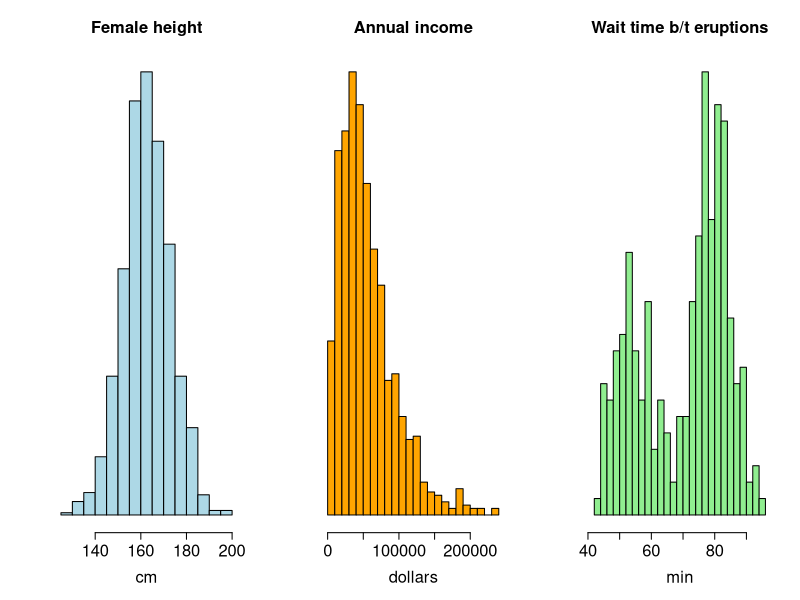
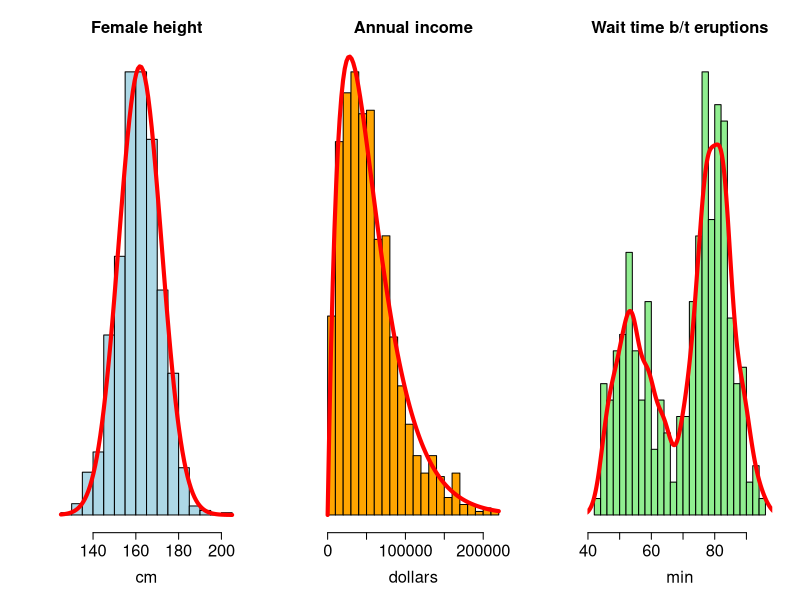
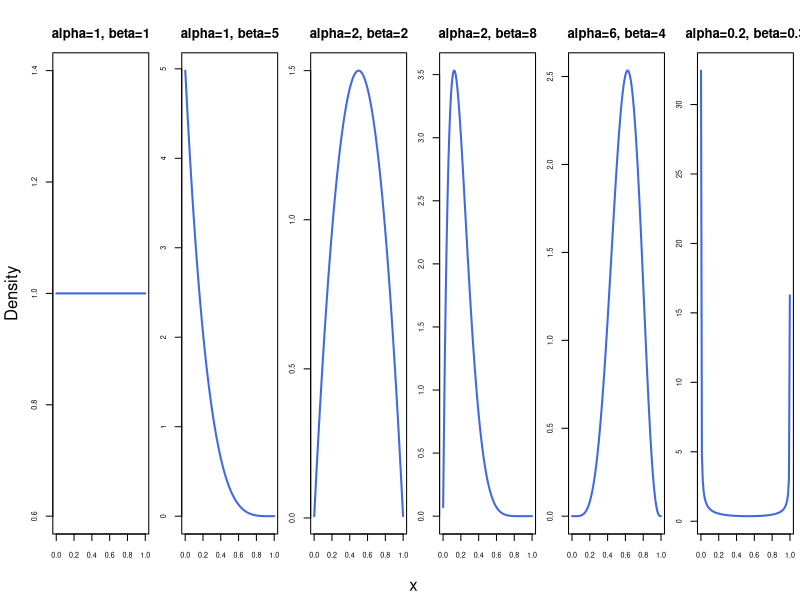
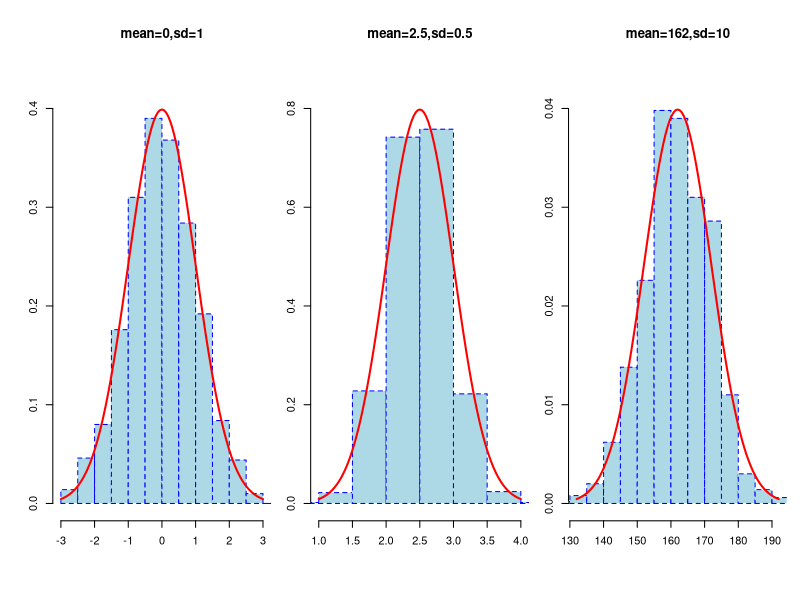

These charts were generated, in order, by the following R code:
## ---- chunk 1
#| code-fold: true
#| code-summary: "Show code"
#| out-width: 100%

par(mfrow=c(1,3))
hist(rnorm(n=1000,mean=162,sd=10),freq=F,
     ylab=NA,
     xlab='cm',
     main='Female height',
     yaxt='n',
     col='lightblue',
     #border='blue',lty='dashed',
     nclass=20,
     cex.lab=1.5,
     cex.axis=1.5,
     cex.main=1.5)

hist(rgamma(n=1000,shape = 2,scale = 28000),freq=F,
     xlab='dollars',
     ylab=NA,
     main='Annual income',
     #cex.main=2,
     yaxt='n',
     col='orange',
     #border='blue',lty='dashed',
     nclass=20,
     cex.lab=1.5,
     cex.axis=1.5,
     cex.main=1.5)

hist(faithful$waiting,xlab='min', main='Wait time b/t eruptions',probability=T, 
     col='lightgreen',nclass=20, yaxt='n', ylab=NA,
     cex.lab=1.5,
     cex.axis=1.5,
     cex.main=1.5)
## ---- chunk 2
#| code-fold: true
#| code-summary: "Show code"
#| out-width: 100%

par(mfrow=c(1,3))
hist(rnorm(n=1000,mean=162,sd=10),freq=F,
     ylab=NA,
     xlab='cm',
     main='Female height',
     yaxt='n',
     col='lightblue',
     #border='blue',lty='dashed',
     nclass=20,
     cex.lab=1.5,
     cex.axis=1.5,
     cex.main=1.5)
curve(dnorm(x,mean=162,sd=10),add=T,col='red',lwd=4)

hist(rgamma(n=1000,shape = 2,scale = 28000),freq=F,
     xlab='dollars',
     ylab=NA,
     main='Annual income',
     #cex.main=2,
     yaxt='n',
     col='orange',
     #border='blue',lty='dashed',
     nclass=20,
     cex.lab=1.5,
     cex.axis=1.5,
     cex.main=1.5)
curve(dgamma(x,shape = 2,scale=28000),add=T,col='red',lwd=4)

hist(faithful$waiting,xlab='min', main='Wait time b/t eruptions',probability=T, 
     col='lightgreen',nclass=20, yaxt='n', ylab=NA,
     cex.lab=1.5,
     cex.axis=1.5,
     cex.main=1.5)
dest = density(faithful$waiting,kernel = "gaussian",bw=2)
lines(dest, col = "red",lwd=4)
## ---- chunk 3
#| code-fold: true
#| code-summary: "Show code"
#| fig-width: 12
#| fig-height: 4
#| out-width: 80%
#| fig-align: center

beta_shapes <- list(
     c(1, 1), c(1, 5), c(2, 2), c(2, 8), c(6, 4), c(0.2, 0.3)
)
beta_titles <- c(
     "alpha=1, beta=1", "alpha=1, beta=5", "alpha=2, beta=2",
     "alpha=2, beta=8", "alpha=6, beta=4", "alpha=0.2, beta=0.3"
)

par(mfrow = c(1, 6), mar = c(3, 2, 3, 0.5), oma = c(2, 2, 1, 0))
for (i in seq_along(beta_shapes)) {
     curve(
          dbeta(x, shape1 = beta_shapes[[i]][1], shape2 = beta_shapes[[i]][2]),
          from = 0.001, to = 0.999,
          col = "royalblue", lwd = 2,
          xlab = "", ylab = "", axes = TRUE, cex.axis = 0.65,
          main = beta_titles[i]
     )
}
mtext("x", side = 1, outer = TRUE, line = 0.5)
mtext("Density", side = 2, outer = TRUE, line = 0.5)
## ---- chunk 4
#| code-fold: true
#| code-summary: "Show code"
#| fig-width: 12
#| fig-height: 3
#| out-width: 80%
#| fig-align: center

normal_means <- c(0, 2.5, 162)
normal_sds <- c(1, 0.5, 10)
normal_titles <- c("mean=0,sd=1", "mean=2.5,sd=0.5", "mean=162,sd=10")

par(mfrow = c(1, 3), mar = c(4, 2, 3, 1))
for (i in seq_along(normal_means)) {
  sample_values <- rnorm(1000, mean = normal_means[i], sd = normal_sds[i])
  hist(sample_values, probability = TRUE,
       main = normal_titles[i], xlab = "", ylab = "",
       col = "lightblue", border = "blue", lty = "dashed",
       ylim = c(0, 1.1 * dnorm(normal_means[i],
                              mean = normal_means[i], sd = normal_sds[i])),
       xlim = normal_means[i] + c(-3, 3) * normal_sds[i])
  curve(dnorm(x, mean = normal_means[i], sd = normal_sds[i]),
        add = TRUE, col = "red", lwd = 2)
}
